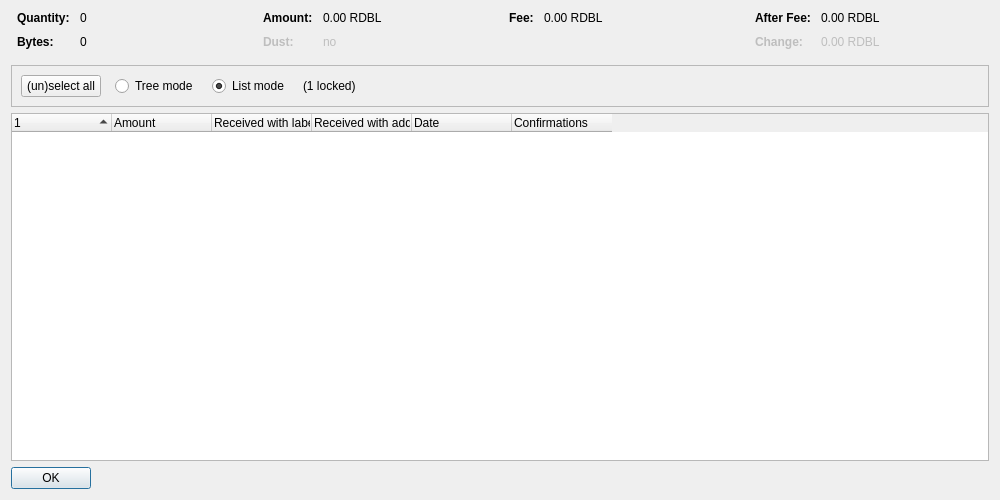
<?xml version="1.0" encoding="UTF-8"?>
<ui version="4.0">
 <class>CoinControlDialog</class>
 <widget class="QDialog" name="CoinControlDialog">
  <property name="geometry">
   <rect>
    <x>0</x>
    <y>0</y>
    <width>1000</width>
    <height>500</height>
   </rect>
  </property>
  <property name="windowTitle">
   <string>Coin Selection</string>
  </property>
  <layout class="QVBoxLayout" name="verticalLayout">
   <item>
    <layout class="QHBoxLayout" name="horizontalLayoutTop" stretch="0,0,0,0">
     <property name="topMargin">
      <number>0</number>
     </property>
     <property name="bottomMargin">
      <number>10</number>
     </property>
     <item>
      <layout class="QFormLayout" name="formLayoutCoinControl1">
       <property name="horizontalSpacing">
        <number>10</number>
       </property>
       <property name="verticalSpacing">
        <number>10</number>
       </property>
       <property name="leftMargin">
        <number>6</number>
       </property>
       <property name="rightMargin">
        <number>6</number>
       </property>
       <item row="0" column="0">
        <widget class="QLabel" name="labelCoinControlQuantityText">
         <property name="font">
          <font>
           <weight>75</weight>
           <bold>true</bold>
          </font>
         </property>
         <property name="text">
          <string>Quantity:</string>
         </property>
        </widget>
       </item>
       <item row="0" column="1">
        <widget class="QLabel" name="labelCoinControlQuantity">
         <property name="cursor">
          <cursorShape>IBeamCursor</cursorShape>
         </property>
         <property name="contextMenuPolicy">
          <enum>Qt::ActionsContextMenu</enum>
         </property>
         <property name="text">
          <string notr="true">0</string>
         </property>
         <property name="textInteractionFlags">
          <set>Qt::LinksAccessibleByMouse|Qt::TextSelectableByKeyboard|Qt::TextSelectableByMouse</set>
         </property>
        </widget>
       </item>
       <item row="1" column="0">
        <widget class="QLabel" name="labelCoinControlBytesText">
         <property name="font">
          <font>
           <weight>75</weight>
           <bold>true</bold>
          </font>
         </property>
         <property name="text">
          <string>Bytes:</string>
         </property>
        </widget>
       </item>
       <item row="1" column="1">
        <widget class="QLabel" name="labelCoinControlBytes">
         <property name="cursor">
          <cursorShape>IBeamCursor</cursorShape>
         </property>
         <property name="contextMenuPolicy">
          <enum>Qt::ActionsContextMenu</enum>
         </property>
         <property name="text">
          <string notr="true">0</string>
         </property>
         <property name="textInteractionFlags">
          <set>Qt::LinksAccessibleByMouse|Qt::TextSelectableByKeyboard|Qt::TextSelectableByMouse</set>
         </property>
        </widget>
       </item>
      </layout>
     </item>
     <item>
      <layout class="QFormLayout" name="formLayoutCoinControl2">
       <property name="horizontalSpacing">
        <number>10</number>
       </property>
       <property name="verticalSpacing">
        <number>10</number>
       </property>
       <property name="leftMargin">
        <number>6</number>
       </property>
       <property name="rightMargin">
        <number>6</number>
       </property>
       <item row="0" column="0">
        <widget class="QLabel" name="labelCoinControlAmountText">
         <property name="font">
          <font>
           <weight>75</weight>
           <bold>true</bold>
          </font>
         </property>
         <property name="text">
          <string>Amount:</string>
         </property>
        </widget>
       </item>
       <item row="0" column="1">
        <widget class="QLabel" name="labelCoinControlAmount">
         <property name="cursor">
          <cursorShape>IBeamCursor</cursorShape>
         </property>
         <property name="contextMenuPolicy">
          <enum>Qt::ActionsContextMenu</enum>
         </property>
         <property name="text">
          <string notr="true">0.00 RDBL</string>
         </property>
         <property name="textInteractionFlags">
          <set>Qt::LinksAccessibleByMouse|Qt::TextSelectableByKeyboard|Qt::TextSelectableByMouse</set>
         </property>
        </widget>
       </item>
       <item row="1" column="0">
        <widget class="QLabel" name="labelCoinControlLowOutputText">
         <property name="enabled">
          <bool>false</bool>
         </property>
         <property name="font">
          <font>
           <weight>75</weight>
           <bold>true</bold>
          </font>
         </property>
         <property name="text">
          <string>Dust:</string>
         </property>
        </widget>
       </item>
       <item row="1" column="1">
        <widget class="QLabel" name="labelCoinControlLowOutput">
         <property name="enabled">
          <bool>false</bool>
         </property>
         <property name="cursor">
          <cursorShape>IBeamCursor</cursorShape>
         </property>
         <property name="contextMenuPolicy">
          <enum>Qt::ActionsContextMenu</enum>
         </property>
         <property name="text">
          <string notr="true">no</string>
         </property>
         <property name="textInteractionFlags">
          <set>Qt::LinksAccessibleByMouse|Qt::TextSelectableByKeyboard|Qt::TextSelectableByMouse</set>
         </property>
        </widget>
       </item>
      </layout>
     </item>
     <item>
      <layout class="QFormLayout" name="formLayoutCoinControl3">
       <property name="horizontalSpacing">
        <number>10</number>
       </property>
       <property name="verticalSpacing">
        <number>10</number>
       </property>
       <property name="leftMargin">
        <number>6</number>
       </property>
       <property name="rightMargin">
        <number>6</number>
       </property>
       <item row="0" column="0">
        <widget class="QLabel" name="labelCoinControlFeeText">
         <property name="font">
          <font>
           <weight>75</weight>
           <bold>true</bold>
          </font>
         </property>
         <property name="text">
          <string>Fee:</string>
         </property>
        </widget>
       </item>
       <item row="0" column="1">
        <widget class="QLabel" name="labelCoinControlFee">
         <property name="cursor">
          <cursorShape>IBeamCursor</cursorShape>
         </property>
         <property name="contextMenuPolicy">
          <enum>Qt::ActionsContextMenu</enum>
         </property>
         <property name="text">
          <string notr="true">0.00 RDBL</string>
         </property>
         <property name="textInteractionFlags">
          <set>Qt::LinksAccessibleByMouse|Qt::TextSelectableByKeyboard|Qt::TextSelectableByMouse</set>
         </property>
        </widget>
       </item>
      </layout>
     </item>
     <item>
      <layout class="QFormLayout" name="formLayoutCoinControl4">
       <property name="horizontalSpacing">
        <number>10</number>
       </property>
       <property name="verticalSpacing">
        <number>10</number>
       </property>
       <property name="leftMargin">
        <number>6</number>
       </property>
       <property name="rightMargin">
        <number>6</number>
       </property>
       <item row="0" column="0">
        <widget class="QLabel" name="labelCoinControlAfterFeeText">
         <property name="font">
          <font>
           <weight>75</weight>
           <bold>true</bold>
          </font>
         </property>
         <property name="text">
          <string>After Fee:</string>
         </property>
        </widget>
       </item>
       <item row="0" column="1">
        <widget class="QLabel" name="labelCoinControlAfterFee">
         <property name="cursor">
          <cursorShape>IBeamCursor</cursorShape>
         </property>
         <property name="contextMenuPolicy">
          <enum>Qt::ActionsContextMenu</enum>
         </property>
         <property name="text">
          <string notr="true">0.00 RDBL</string>
         </property>
         <property name="textInteractionFlags">
          <set>Qt::LinksAccessibleByMouse|Qt::TextSelectableByKeyboard|Qt::TextSelectableByMouse</set>
         </property>
        </widget>
       </item>
       <item row="1" column="0">
        <widget class="QLabel" name="labelCoinControlChangeText">
         <property name="enabled">
          <bool>false</bool>
         </property>
         <property name="font">
          <font>
           <weight>75</weight>
           <bold>true</bold>
          </font>
         </property>
         <property name="text">
          <string>Change:</string>
         </property>
        </widget>
       </item>
       <item row="1" column="1">
        <widget class="QLabel" name="labelCoinControlChange">
         <property name="enabled">
          <bool>false</bool>
         </property>
         <property name="cursor">
          <cursorShape>IBeamCursor</cursorShape>
         </property>
         <property name="contextMenuPolicy">
          <enum>Qt::ActionsContextMenu</enum>
         </property>
         <property name="text">
          <string notr="true">0.00 RDBL</string>
         </property>
         <property name="textInteractionFlags">
          <set>Qt::LinksAccessibleByMouse|Qt::TextSelectableByKeyboard|Qt::TextSelectableByMouse</set>
         </property>
        </widget>
       </item>
      </layout>
     </item>
    </layout>
   </item>
   <item>
    <widget class="QFrame" name="frame">
     <property name="minimumSize">
      <size>
       <width>0</width>
       <height>40</height>
      </size>
     </property>
     <property name="frameShape">
      <enum>QFrame::StyledPanel</enum>
     </property>
     <property name="frameShadow">
      <enum>QFrame::Sunken</enum>
     </property>
     <layout class="QHBoxLayout" name="horizontalLayout">
      <item>
       <layout class="QHBoxLayout" name="horizontalLayoutPanel" stretch="0,0,0,0,0">
        <property name="spacing">
         <number>14</number>
        </property>
        <item>
         <widget class="QPushButton" name="pushButtonSelectAll">
          <property name="sizePolicy">
           <sizepolicy hsizetype="Maximum" vsizetype="Fixed">
            <horstretch>0</horstretch>
            <verstretch>0</verstretch>
           </sizepolicy>
          </property>
          <property name="text">
           <string>(un)select all</string>
          </property>
          <property name="autoDefault">
           <bool>false</bool>
          </property>
         </widget>
        </item>
        <item>
         <widget class="QRadioButton" name="radioTreeMode">
          <property name="sizePolicy">
           <sizepolicy hsizetype="Maximum" vsizetype="Fixed">
            <horstretch>0</horstretch>
            <verstretch>0</verstretch>
           </sizepolicy>
          </property>
          <property name="text">
           <string>Tree mode</string>
          </property>
         </widget>
        </item>
        <item>
         <widget class="QRadioButton" name="radioListMode">
          <property name="sizePolicy">
           <sizepolicy hsizetype="Maximum" vsizetype="Fixed">
            <horstretch>0</horstretch>
            <verstretch>0</verstretch>
           </sizepolicy>
          </property>
          <property name="text">
           <string>List mode</string>
          </property>
          <property name="checked">
           <bool>true</bool>
          </property>
         </widget>
        </item>
        <item>
         <widget class="QLabel" name="labelLocked">
          <property name="text">
           <string notr="true">(1 locked)</string>
          </property>
         </widget>
        </item>
        <item>
         <spacer name="horizontalSpacer">
          <property name="orientation">
           <enum>Qt::Horizontal</enum>
          </property>
          <property name="sizeHint" stdset="0">
           <size>
            <width>40</width>
            <height>20</height>
           </size>
          </property>
         </spacer>
        </item>
       </layout>
      </item>
     </layout>
    </widget>
   </item>
   <item>
    <widget class="CoinControlTreeWidget" name="treeWidget">
     <property name="contextMenuPolicy">
      <enum>Qt::CustomContextMenu</enum>
     </property>
     <property name="sortingEnabled">
      <bool>false</bool>
     </property>
     <property name="columnCount">
      <number>6</number>
     </property>
     <attribute name="headerShowSortIndicator" stdset="0">
      <bool>true</bool>
     </attribute>
     <attribute name="headerStretchLastSection">
      <bool>false</bool>
     </attribute>
     <column>
      <property name="text">
       <string/>
      </property>
     </column>
     <column>
      <property name="text">
       <string>Amount</string>
      </property>
     </column>
     <column>
      <property name="text">
       <string>Received with label</string>
      </property>
     </column>
     <column>
      <property name="text">
       <string>Received with address</string>
      </property>
     </column>
     <column>
      <property name="text">
       <string>Date</string>
      </property>
     </column>
     <column>
      <property name="text">
       <string>Confirmations</string>
      </property>
      <property name="toolTip">
       <string>Confirmed</string>
      </property>
     </column>
     <column>
      <property name="text">
       <string/>
      </property>
     </column>
     <column>
      <property name="text">
       <string/>
      </property>
     </column>
     <column>
      <property name="text">
       <string/>
      </property>
     </column>
     <column>
      <property name="text">
       <string/>
      </property>
     </column>
    </widget>
   </item>
   <item>
    <widget class="QDialogButtonBox" name="buttonBox">
     <property name="sizePolicy">
      <sizepolicy hsizetype="Maximum" vsizetype="Fixed">
       <horstretch>0</horstretch>
       <verstretch>0</verstretch>
      </sizepolicy>
     </property>
     <property name="orientation">
      <enum>Qt::Horizontal</enum>
     </property>
     <property name="standardButtons">
      <set>QDialogButtonBox::Ok</set>
     </property>
    </widget>
   </item>
  </layout>
 </widget>
 <customwidgets>
  <customwidget>
   <class>CoinControlTreeWidget</class>
   <extends>QTreeWidget</extends>
   <header>qt/coincontroltreewidget.h</header>
  </customwidget>
 </customwidgets>
 <resources/>
 <connections/>
</ui>
